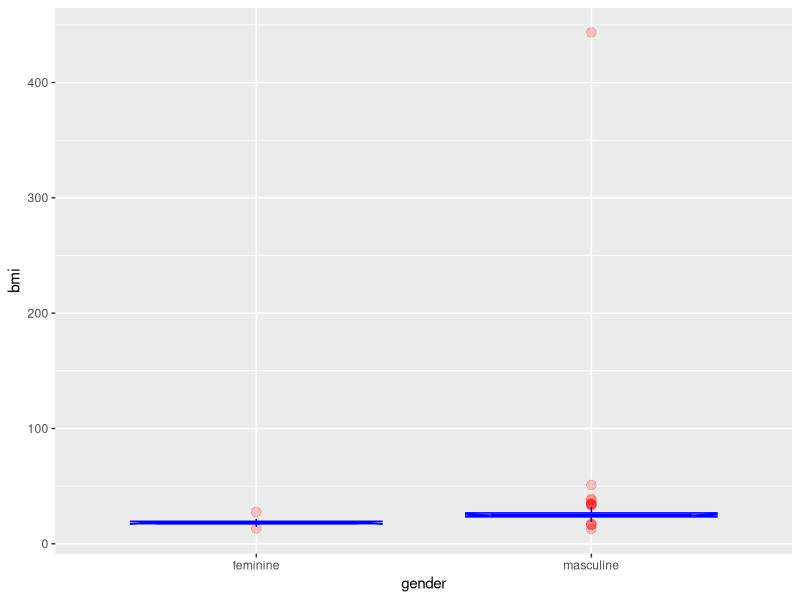
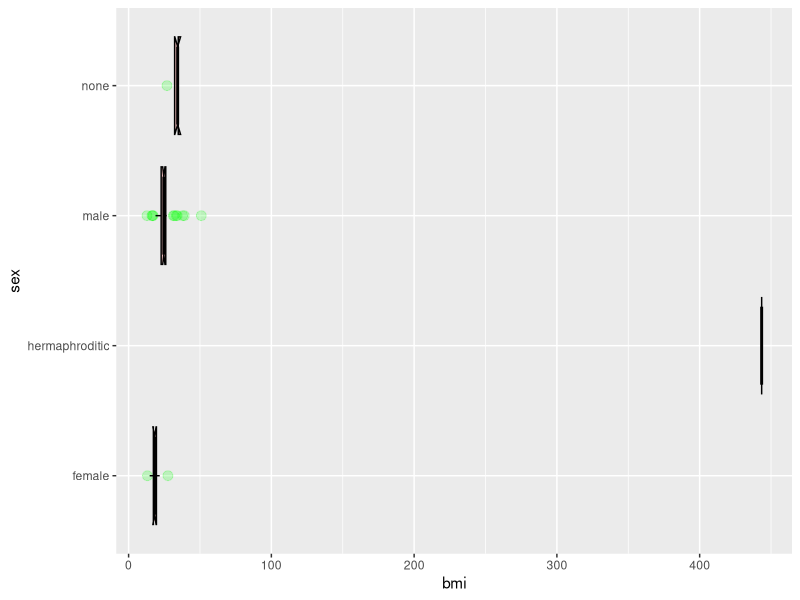

The R source for these figures, in order:
#assignment1 
install.packages("dplyr")
library(dplyr)
data("starwars")

#1
count(unique(starwars%>%select(homeworld)))

#2
characters<-select(starwars,name,films)
characters$film_count<-NA
for(i in 1:nrow(characters)){
  characters$film_count[i]<-length(starwars$films[[i]])
}
most_characters<-characters[which.max(characters$film_count),]
most_characters

#3
grupped_species<-group_by(starwars,species)
summarise(grupped_species,avg_height=mean(height,na.rm = TRUE),
          avg_mass=mean(mass,na.rm = TRUE))


#4
starwars2<-(starwars%>%
              add_row(name="merve",height=163,mass=60,hair_color="black",skin_color="light",
                      eye_color="black",birth_year=1903,sex="female",gender="feminine",homeworld="Corellia",
                      species="Human",films=list(c("Solo: A Star Wars Story","Star Wars: Episode IV - A New Hope")),vehicles=list(c("NA")),starships=list(c("Millennium Falcon"))))
filter(starwars2, name=="merve")

#5 
dfwith_bmi<-starwars %>% 
  mutate(name, bmi = mass / ((height / 100)  ^ 2)) %>%
  select(name, mass, height ,species, hair_color, skin_color, eye_color, sex, gender,bmi)

dfwith_bmi


#6
underweight<-dfwith_bmi %>% 
  select(species,bmi)%>%
  filter(bmi<18.5)%>%
  mutate(bmi_result='underweight')

underweight
count(underweight)

healthy<-dfwith_bmi%>%
  select(species,bmi)%>%
  filter(bmi>=18.5 & bmi<=24.99)%>%
  mutate(bmi_result='healthy')
healthy
count(healthy)

overweight<-dfwith_bmi%>%
  select(species,bmi)%>%
  filter(bmi>=25 & bmi<=29.99)%>%
  mutate(bmi_result='overweight')
overweight
count(overweight)

obese<-dfwith_bmi%>%
  select(species,bmi)%>%
  filter(bmi>=30)%>%
  mutate(bmi_result='obese')
count(obese)


#7

install.packages("tidyverse")
library(tidyverse)
df_gender<- na.omit(select(dfwith_bmi,gender,sex,bmi))

ggplot(data = df_gender, mapping = aes(x=gender,y=bmi))+
  geom_boxplot( color="blue", fill="blue",
                alpha=0.2,
                
                notch=TRUE,
                notchwidth = 0.8,
                
                outlier.colour="red",
                outlier.fill="red",
                outlier.size=3
  )
ggplot(data = df_gender, mapping = aes(x=sex,y=bmi))+
  geom_boxplot( color="black", fill="red", alpha=0.2,
                notch=TRUE,
                notchwidth = 0.8,
                
                outlier.colour="green",
                outlier.fill="green",
                outlier.size=3)+
  coord_flip()

